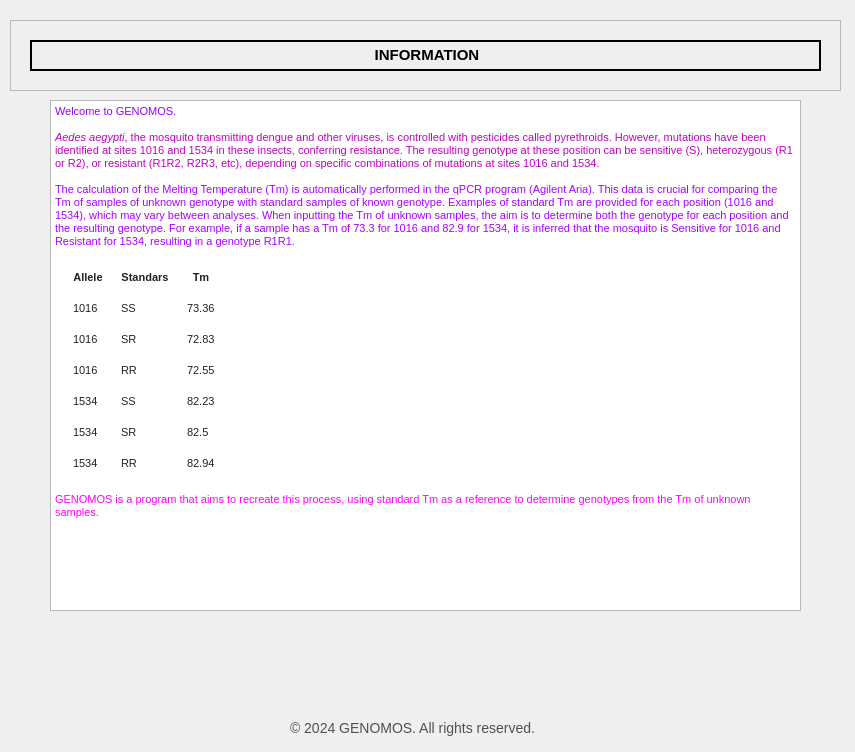
<?xml version="1.0" encoding="UTF-8"?>
<ui version="4.0">
 <class>InformationForm</class>
 <widget class="QWidget" name="InformationForm">
  <property name="geometry">
   <rect>
    <x>0</x>
    <y>0</y>
    <width>855</width>
    <height>752</height>
   </rect>
  </property>
  <property name="windowTitle">
   <string>Información</string>
  </property>
  <widget class="QTextBrowser" name="textBrowser">
   <property name="geometry">
    <rect>
     <x>50</x>
     <y>100</y>
     <width>751</width>
     <height>511</height>
    </rect>
   </property>
   <property name="html">
    <string>&lt;!DOCTYPE HTML PUBLIC &quot;-//W3C//DTD HTML 4.0//EN&quot; &quot;http://www.w3.org/TR/REC-html40/strict.dtd&quot;&gt;
&lt;html&gt;&lt;head&gt;&lt;meta name=&quot;qrichtext&quot; content=&quot;1&quot; /&gt;&lt;style type=&quot;text/css&quot;&gt;
p, li { white-space: pre-wrap; }
&lt;/style&gt;&lt;/head&gt;&lt;body style=&quot; font-family:'MS Shell Dlg 2'; font-size:7.8pt; font-weight:400; font-style:normal;&quot;&gt;
&lt;p style=&quot; margin-top:0px; margin-bottom:0px; margin-left:0px; margin-right:0px; -qt-block-indent:0; text-indent:0px;&quot;&gt;&lt;span style=&quot; font-size:8pt; color:#9900ff;&quot;&gt;Welcome to GENOMOS. &lt;/span&gt;&lt;/p&gt;
&lt;p style=&quot; margin-top:0px; margin-bottom:0px; margin-left:0px; margin-right:0px; -qt-block-indent:0; text-indent:0px;&quot;&gt;&lt;span style=&quot; font-size:8pt; color:#9900ff;&quot;&gt; &lt;/span&gt;&lt;/p&gt;
&lt;p style=&quot; margin-top:0px; margin-bottom:0px; margin-left:0px; margin-right:0px; -qt-block-indent:0; text-indent:0px;&quot;&gt;&lt;span style=&quot; font-size:8pt; font-style:italic; color:#c300c3;&quot;&gt;Aedes aegypti&lt;/span&gt;&lt;span style=&quot; font-size:8pt; color:#c300c3;&quot;&gt;, the mosquito transmitting dengue and other viruses, is controlled with pesticides called pyrethroids. However, mutations have been identified at sites 1016 and 1534 in these insects, conferring resistance. The resulting genotype at these position can be sensitive (S), heterozygous (R1 or R2), or resistant (R1R2, R2R3, etc), depending on specific combinations of mutations at sites 1016 and 1534. &lt;/span&gt;&lt;/p&gt;
&lt;p style=&quot;-qt-paragraph-type:empty; margin-top:0px; margin-bottom:0px; margin-left:0px; margin-right:0px; -qt-block-indent:0; text-indent:0px; font-size:8pt; color:#c300c3;&quot;&gt;&lt;br /&gt;&lt;/p&gt;
&lt;p style=&quot; margin-top:0px; margin-bottom:0px; margin-left:0px; margin-right:0px; -qt-block-indent:0; text-indent:0px;&quot;&gt;&lt;span style=&quot; font-size:8pt; color:#aa00ff;&quot;&gt;The calculation of the Melting Temperature (Tm) is automatically performed in the qPCR program (Agilent Aria). This data is crucial for comparing the Tm of samples of unknown genotype with standard samples of known genotype. Examples of standard Tm are provided for each position (1016 and 1534), which may vary between analyses. When inputting the Tm of unknown samples, the aim is to determine both the genotype for each position and the resulting genotype. For example, if a sample has a Tm of 73.3 for 1016 and 82.9 for 1534, it is inferred that the mosquito is Sensitive for 1016 and Resistant for 1534, resulting in a genotype R1R1.&lt;/span&gt;&lt;/p&gt;
&lt;p style=&quot;-qt-paragraph-type:empty; margin-top:0px; margin-bottom:0px; margin-left:0px; margin-right:0px; -qt-block-indent:0; text-indent:0px; font-size:8pt; color:#aa00ff;&quot;&gt;&lt;br /&gt;&lt;/p&gt;
&lt;p style=&quot;-qt-paragraph-type:empty; margin-top:0px; margin-bottom:0px; margin-left:0px; margin-right:0px; -qt-block-indent:0; text-indent:0px; font-size:8pt; color:#aa00ff;&quot;&gt;&lt;br /&gt;&lt;/p&gt;
&lt;table border=&quot;0&quot; style=&quot; margin-top:0px; margin-bottom:0px; margin-left:8px; margin-right:0px; border-collapse:collapse;&quot; cellspacing=&quot;2&quot; cellpadding=&quot;0&quot; bgcolor=&quot;#ffffff&quot;&gt;
&lt;tr&gt;
&lt;td style=&quot; vertical-align:middle; padding-left:8; padding-right:8; padding-top:8; padding-bottom:8; border-top-color:#000000; border-right-color:#000000; border-bottom-color:#000000; border-left-color:#000000;&quot;&gt;
&lt;p align=&quot;center&quot; style=&quot; margin-top:0px; margin-bottom:0px; margin-left:0px; margin-right:0px; -qt-block-indent:0; text-indent:0px; line-height:100%;&quot;&gt;&lt;span style=&quot; font-family:'Roboto','Noto','sans-serif'; font-size:8pt; font-weight:600; color:#212121;&quot;&gt;Allele&lt;/span&gt;&lt;/p&gt;&lt;/td&gt;
&lt;td style=&quot; vertical-align:middle; padding-left:8; padding-right:8; padding-top:8; padding-bottom:8; border-top-color:#000000; border-right-color:#000000; border-bottom-color:#000000; border-left-color:#000000;&quot;&gt;
&lt;p align=&quot;center&quot; style=&quot; margin-top:0px; margin-bottom:0px; margin-left:0px; margin-right:0px; -qt-block-indent:0; text-indent:0px; line-height:100%;&quot;&gt;&lt;span style=&quot; font-family:'Roboto','Noto','sans-serif'; font-size:8pt; font-weight:600; color:#212121;&quot;&gt;Standars&lt;/span&gt;&lt;/p&gt;&lt;/td&gt;
&lt;td style=&quot; vertical-align:middle; padding-left:8; padding-right:8; padding-top:8; padding-bottom:8; border-top-color:#000000; border-right-color:#000000; border-bottom-color:#000000; border-left-color:#000000;&quot;&gt;
&lt;p align=&quot;center&quot; style=&quot; margin-top:0px; margin-bottom:0px; margin-left:0px; margin-right:0px; -qt-block-indent:0; text-indent:0px; line-height:100%;&quot;&gt;&lt;span style=&quot; font-family:'Roboto','Noto','sans-serif'; font-size:8pt; font-weight:600; color:#212121;&quot;&gt;Tm&lt;/span&gt;&lt;/p&gt;&lt;/td&gt;&lt;/tr&gt;
&lt;tr&gt;
&lt;td style=&quot; vertical-align:middle; padding-left:8; padding-right:8; padding-top:8; padding-bottom:8; border-top-color:#000000; border-right-color:#000000; border-bottom-color:#000000; border-left-color:#000000;&quot;&gt;
&lt;p style=&quot; margin-top:0px; margin-bottom:0px; margin-left:0px; margin-right:0px; -qt-block-indent:0; text-indent:0px; line-height:100%;&quot;&gt;&lt;span style=&quot; font-family:'Roboto','Noto','sans-serif'; font-size:8pt; color:#212121;&quot;&gt;1016&lt;/span&gt;&lt;/p&gt;&lt;/td&gt;
&lt;td style=&quot; vertical-align:middle; padding-left:8; padding-right:8; padding-top:8; padding-bottom:8; border-top-color:#000000; border-right-color:#000000; border-bottom-color:#000000; border-left-color:#000000;&quot;&gt;
&lt;p style=&quot; margin-top:0px; margin-bottom:0px; margin-left:0px; margin-right:0px; -qt-block-indent:0; text-indent:0px; line-height:100%;&quot;&gt;&lt;span style=&quot; font-family:'Roboto','Noto','sans-serif'; font-size:8pt; color:#212121;&quot;&gt;SS&lt;/span&gt;&lt;/p&gt;&lt;/td&gt;
&lt;td style=&quot; vertical-align:middle; padding-left:8; padding-right:8; padding-top:8; padding-bottom:8; border-top-color:#000000; border-right-color:#000000; border-bottom-color:#000000; border-left-color:#000000;&quot;&gt;
&lt;p style=&quot; margin-top:0px; margin-bottom:0px; margin-left:0px; margin-right:0px; -qt-block-indent:0; text-indent:0px; line-height:100%;&quot;&gt;&lt;span style=&quot; font-family:'Roboto','Noto','sans-serif'; font-size:8pt; color:#212121;&quot;&gt;73.36&lt;/span&gt;&lt;/p&gt;&lt;/td&gt;&lt;/tr&gt;
&lt;tr&gt;
&lt;td style=&quot; vertical-align:middle; padding-left:8; padding-right:8; padding-top:8; padding-bottom:8; border-top-color:#000000; border-right-color:#000000; border-bottom-color:#000000; border-left-color:#000000;&quot;&gt;
&lt;p style=&quot; margin-top:0px; margin-bottom:0px; margin-left:0px; margin-right:0px; -qt-block-indent:0; text-indent:0px; line-height:100%;&quot;&gt;&lt;span style=&quot; font-family:'Roboto','Noto','sans-serif'; font-size:8pt; color:#212121;&quot;&gt;1016&lt;/span&gt;&lt;/p&gt;&lt;/td&gt;
&lt;td style=&quot; vertical-align:middle; padding-left:8; padding-right:8; padding-top:8; padding-bottom:8; border-top-color:#000000; border-right-color:#000000; border-bottom-color:#000000; border-left-color:#000000;&quot;&gt;
&lt;p style=&quot; margin-top:0px; margin-bottom:0px; margin-left:0px; margin-right:0px; -qt-block-indent:0; text-indent:0px; line-height:100%;&quot;&gt;&lt;span style=&quot; font-family:'Roboto','Noto','sans-serif'; font-size:8pt; color:#212121;&quot;&gt;SR&lt;/span&gt;&lt;/p&gt;&lt;/td&gt;
&lt;td style=&quot; vertical-align:middle; padding-left:8; padding-right:8; padding-top:8; padding-bottom:8; border-top-color:#000000; border-right-color:#000000; border-bottom-color:#000000; border-left-color:#000000;&quot;&gt;
&lt;p style=&quot; margin-top:0px; margin-bottom:0px; margin-left:0px; margin-right:0px; -qt-block-indent:0; text-indent:0px; line-height:100%;&quot;&gt;&lt;span style=&quot; font-family:'Roboto','Noto','sans-serif'; font-size:8pt; color:#212121;&quot;&gt;72.83&lt;/span&gt;&lt;/p&gt;&lt;/td&gt;&lt;/tr&gt;
&lt;tr&gt;
&lt;td style=&quot; vertical-align:middle; padding-left:8; padding-right:8; padding-top:8; padding-bottom:8; border-top-color:#000000; border-right-color:#000000; border-bottom-color:#000000; border-left-color:#000000;&quot;&gt;
&lt;p style=&quot; margin-top:0px; margin-bottom:0px; margin-left:0px; margin-right:0px; -qt-block-indent:0; text-indent:0px; line-height:100%;&quot;&gt;&lt;span style=&quot; font-family:'Roboto','Noto','sans-serif'; font-size:8pt; color:#212121;&quot;&gt;1016&lt;/span&gt;&lt;/p&gt;&lt;/td&gt;
&lt;td style=&quot; vertical-align:middle; padding-left:8; padding-right:8; padding-top:8; padding-bottom:8; border-top-color:#000000; border-right-color:#000000; border-bottom-color:#000000; border-left-color:#000000;&quot;&gt;
&lt;p style=&quot; margin-top:0px; margin-bottom:0px; margin-left:0px; margin-right:0px; -qt-block-indent:0; text-indent:0px; line-height:100%;&quot;&gt;&lt;span style=&quot; font-family:'Roboto','Noto','sans-serif'; font-size:8pt; color:#212121;&quot;&gt;RR&lt;/span&gt;&lt;/p&gt;&lt;/td&gt;
&lt;td style=&quot; vertical-align:middle; padding-left:8; padding-right:8; padding-top:8; padding-bottom:8; border-top-color:#000000; border-right-color:#000000; border-bottom-color:#000000; border-left-color:#000000;&quot;&gt;
&lt;p style=&quot; margin-top:0px; margin-bottom:0px; margin-left:0px; margin-right:0px; -qt-block-indent:0; text-indent:0px; line-height:100%;&quot;&gt;&lt;span style=&quot; font-family:'Roboto','Noto','sans-serif'; font-size:8pt; color:#212121;&quot;&gt;72.55&lt;/span&gt;&lt;/p&gt;&lt;/td&gt;&lt;/tr&gt;
&lt;tr&gt;
&lt;td style=&quot; vertical-align:middle; padding-left:8; padding-right:8; padding-top:8; padding-bottom:8; border-top-color:#000000; border-right-color:#000000; border-bottom-color:#000000; border-left-color:#000000;&quot;&gt;
&lt;p style=&quot; margin-top:0px; margin-bottom:0px; margin-left:0px; margin-right:0px; -qt-block-indent:0; text-indent:0px; line-height:100%;&quot;&gt;&lt;span style=&quot; font-family:'Roboto','Noto','sans-serif'; font-size:8pt; color:#212121;&quot;&gt;1534&lt;/span&gt;&lt;/p&gt;&lt;/td&gt;
&lt;td style=&quot; vertical-align:middle; padding-left:8; padding-right:8; padding-top:8; padding-bottom:8; border-top-color:#000000; border-right-color:#000000; border-bottom-color:#000000; border-left-color:#000000;&quot;&gt;
&lt;p style=&quot; margin-top:0px; margin-bottom:0px; margin-left:0px; margin-right:0px; -qt-block-indent:0; text-indent:0px; line-height:100%;&quot;&gt;&lt;span style=&quot; font-family:'Roboto','Noto','sans-serif'; font-size:8pt; color:#212121;&quot;&gt;SS&lt;/span&gt;&lt;/p&gt;&lt;/td&gt;
&lt;td style=&quot; vertical-align:middle; padding-left:8; padding-right:8; padding-top:8; padding-bottom:8; border-top-color:#000000; border-right-color:#000000; border-bottom-color:#000000; border-left-color:#000000;&quot;&gt;
&lt;p style=&quot; margin-top:0px; margin-bottom:0px; margin-left:0px; margin-right:0px; -qt-block-indent:0; text-indent:0px; line-height:100%;&quot;&gt;&lt;span style=&quot; font-family:'Roboto','Noto','sans-serif'; font-size:8pt; color:#212121;&quot;&gt;82.23&lt;/span&gt;&lt;/p&gt;&lt;/td&gt;&lt;/tr&gt;
&lt;tr&gt;
&lt;td style=&quot; vertical-align:middle; padding-left:8; padding-right:8; padding-top:8; padding-bottom:8; border-top-color:#000000; border-right-color:#000000; border-bottom-color:#000000; border-left-color:#000000;&quot;&gt;
&lt;p style=&quot; margin-top:0px; margin-bottom:0px; margin-left:0px; margin-right:0px; -qt-block-indent:0; text-indent:0px; line-height:100%;&quot;&gt;&lt;span style=&quot; font-family:'Roboto','Noto','sans-serif'; font-size:8pt; color:#212121;&quot;&gt;1534&lt;/span&gt;&lt;/p&gt;&lt;/td&gt;
&lt;td style=&quot; vertical-align:middle; padding-left:8; padding-right:8; padding-top:8; padding-bottom:8; border-top-color:#000000; border-right-color:#000000; border-bottom-color:#000000; border-left-color:#000000;&quot;&gt;
&lt;p style=&quot; margin-top:0px; margin-bottom:0px; margin-left:0px; margin-right:0px; -qt-block-indent:0; text-indent:0px; line-height:100%;&quot;&gt;&lt;span style=&quot; font-family:'Roboto','Noto','sans-serif'; font-size:8pt; color:#212121;&quot;&gt;SR&lt;/span&gt;&lt;/p&gt;&lt;/td&gt;
&lt;td style=&quot; vertical-align:middle; padding-left:8; padding-right:8; padding-top:8; padding-bottom:8; border-top-color:#000000; border-right-color:#000000; border-bottom-color:#000000; border-left-color:#000000;&quot;&gt;
&lt;p style=&quot; margin-top:0px; margin-bottom:0px; margin-left:0px; margin-right:0px; -qt-block-indent:0; text-indent:0px; line-height:100%;&quot;&gt;&lt;span style=&quot; font-family:'Roboto','Noto','sans-serif'; font-size:8pt; color:#212121;&quot;&gt;82.5&lt;/span&gt;&lt;/p&gt;&lt;/td&gt;&lt;/tr&gt;
&lt;tr&gt;
&lt;td style=&quot; vertical-align:middle; padding-left:8; padding-right:8; padding-top:8; padding-bottom:8; border-top-color:#000000; border-right-color:#000000; border-bottom-color:#000000; border-left-color:#000000;&quot;&gt;
&lt;p style=&quot; margin-top:0px; margin-bottom:0px; margin-left:0px; margin-right:0px; -qt-block-indent:0; text-indent:0px; line-height:100%;&quot;&gt;&lt;span style=&quot; font-family:'Roboto','Noto','sans-serif'; font-size:8pt; color:#212121;&quot;&gt;1534&lt;/span&gt;&lt;/p&gt;&lt;/td&gt;
&lt;td style=&quot; vertical-align:middle; padding-left:8; padding-right:8; padding-top:8; padding-bottom:8; border-top-color:#000000; border-right-color:#000000; border-bottom-color:#000000; border-left-color:#000000;&quot;&gt;
&lt;p style=&quot; margin-top:0px; margin-bottom:0px; margin-left:0px; margin-right:0px; -qt-block-indent:0; text-indent:0px; line-height:100%;&quot;&gt;&lt;span style=&quot; font-family:'Roboto','Noto','sans-serif'; font-size:8pt; color:#212121;&quot;&gt;RR&lt;/span&gt;&lt;/p&gt;&lt;/td&gt;
&lt;td style=&quot; vertical-align:middle; padding-left:8; padding-right:8; padding-top:8; padding-bottom:8; border-top-color:#000000; border-right-color:#000000; border-bottom-color:#000000; border-left-color:#000000;&quot;&gt;
&lt;p style=&quot; margin-top:0px; margin-bottom:0px; margin-left:0px; margin-right:0px; -qt-block-indent:0; text-indent:0px; line-height:100%;&quot;&gt;&lt;span style=&quot; font-family:'Roboto','Noto','sans-serif'; font-size:8pt; color:#212121;&quot;&gt;82.94&lt;/span&gt;&lt;/p&gt;&lt;/td&gt;&lt;/tr&gt;&lt;/table&gt;
&lt;p style=&quot;-qt-paragraph-type:empty; margin-top:0px; margin-bottom:0px; margin-left:0px; margin-right:0px; -qt-block-indent:0; text-indent:0px; font-size:8pt; color:#aa00ff;&quot;&gt;&lt;br /&gt;&lt;/p&gt;
&lt;p style=&quot; margin-top:0px; margin-bottom:0px; margin-left:0px; margin-right:0px; -qt-block-indent:0; text-indent:0px;&quot;&gt;&lt;span style=&quot; font-size:8pt; color:#ff00ff;&quot;&gt;GENOMOS is a program that aims to recreate this process, using standard Tm as a reference to determine genotypes from the Tm of unknown samples.&lt;/span&gt;&lt;/p&gt;&lt;/body&gt;&lt;/html&gt;</string>
   </property>
  </widget>
  <widget class="QPushButton" name="logo_cenexa_button">
   <property name="geometry">
    <rect>
     <x>430</x>
     <y>640</y>
     <width>181</width>
     <height>61</height>
    </rect>
   </property>
   <property name="cursor">
    <cursorShape>PointingHandCursor</cursorShape>
   </property>
   <property name="styleSheet">
    <string notr="true">QPushButton:hover
{
	border-style: solid;
   	background-color:#bbdefb;

}

QPushButton:pressed
{
	 	background-color:#0069c0;
}</string>
   </property>
   <property name="text">
    <string/>
   </property>
   <property name="icon">
    <iconset>
     <normaloff>../assets/icons/logo-cenexa.png</normaloff>../assets/icons/logo-cenexa.png</iconset>
   </property>
   <property name="iconSize">
    <size>
     <width>150</width>
     <height>150</height>
    </size>
   </property>
   <property name="flat">
    <bool>true</bool>
   </property>
  </widget>
  <widget class="QPushButton" name="logo_creg">
   <property name="geometry">
    <rect>
     <x>250</x>
     <y>640</y>
     <width>181</width>
     <height>61</height>
    </rect>
   </property>
   <property name="cursor">
    <cursorShape>PointingHandCursor</cursorShape>
   </property>
   <property name="styleSheet">
    <string notr="true">QPushButton:hover
{
	border-style: solid;
   	background-color:#bbdefb;

}

QPushButton:pressed
{
	 	background-color:#0069c0;
}</string>
   </property>
   <property name="text">
    <string/>
   </property>
   <property name="icon">
    <iconset>
     <normaloff>../assets/icons/logo creg.png</normaloff>../assets/icons/logo creg.png</iconset>
   </property>
   <property name="iconSize">
    <size>
     <width>150</width>
     <height>150</height>
    </size>
   </property>
   <property name="flat">
    <bool>true</bool>
   </property>
  </widget>
  <widget class="QFrame" name="frame">
   <property name="geometry">
    <rect>
     <x>10</x>
     <y>20</y>
     <width>831</width>
     <height>71</height>
    </rect>
   </property>
   <property name="frameShape">
    <enum>QFrame::StyledPanel</enum>
   </property>
   <property name="frameShadow">
    <enum>QFrame::Raised</enum>
   </property>
   <widget class="QLabel" name="label">
    <property name="geometry">
     <rect>
      <x>20</x>
      <y>20</y>
      <width>791</width>
      <height>31</height>
     </rect>
    </property>
    <property name="frameShape">
     <enum>QFrame::WinPanel</enum>
    </property>
    <property name="text">
     <string>&lt;html&gt;&lt;head/&gt;&lt;body&gt;&lt;p align=&quot;center&quot;&gt;&lt;span style=&quot; font-size:11pt; font-weight:600;&quot;&gt;INFORMATION&lt;/span&gt;&lt;/p&gt;&lt;/body&gt;&lt;/html&gt;</string>
    </property>
   </widget>
  </widget>
  <widget class="QLabel" name="label_6">
   <property name="geometry">
    <rect>
     <x>290</x>
     <y>720</y>
     <width>251</width>
     <height>16</height>
    </rect>
   </property>
   <property name="text">
    <string>&lt;html&gt;&lt;head/&gt;&lt;body&gt;&lt;p&gt;&lt;span style=&quot; font-family:'arial','sans-serif'; font-size:14px; color:#4d5156;&quot;&gt;© 2024 GENOMOS. All rights reserved.&lt;/span&gt;&lt;/p&gt;&lt;/body&gt;&lt;/html&gt;</string>
   </property>
  </widget>
 </widget>
 <resources/>
 <connections/>
</ui>
